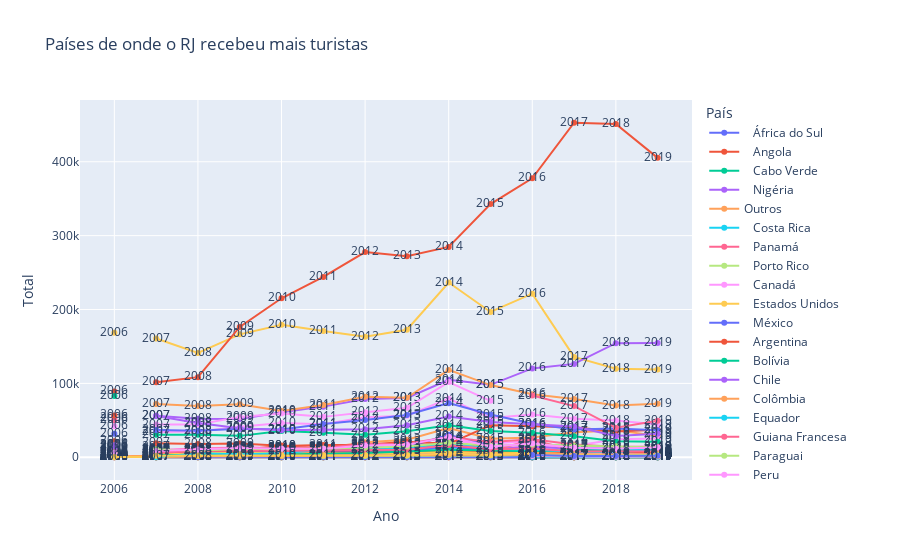

Notebook code for this chart:
### Markdown cell above
# Considerações levadas por esse gráfico:

• Em 2016, os Estados Unidos eram o país que mais recebia turistas no Rio de Janeiro, porém, foi ultrapassado em 2009 pela Argentina

• Em 2019 os paises que o Rio de Janeiro mais recebeu turistas foram:

    1°: Argentina

    2°: Chile
    
    3°: Estados Unidos

### Code cell
graph = px.line(df, x='Ano', y='Total', color='País', text='Ano', title='Países de onde o RJ recebeu mais turistas')
graph.show()
